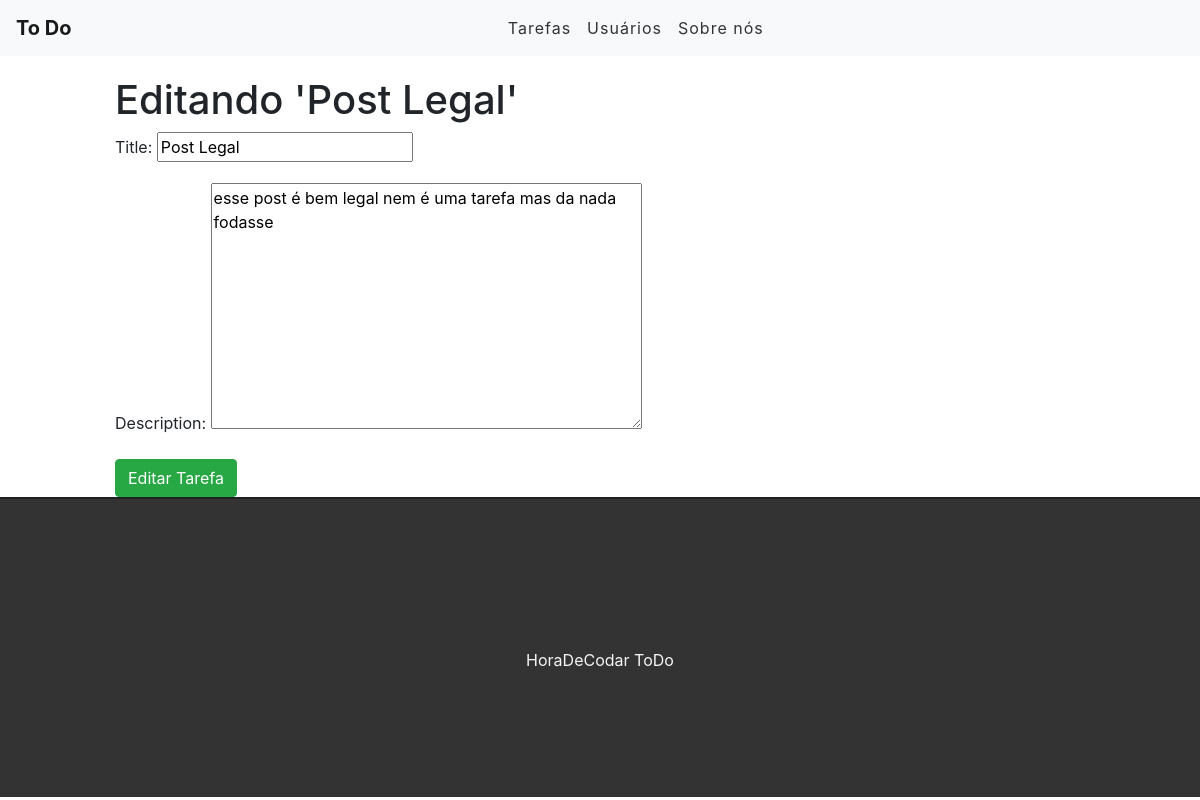
Before: /edit/4 with the older database file.
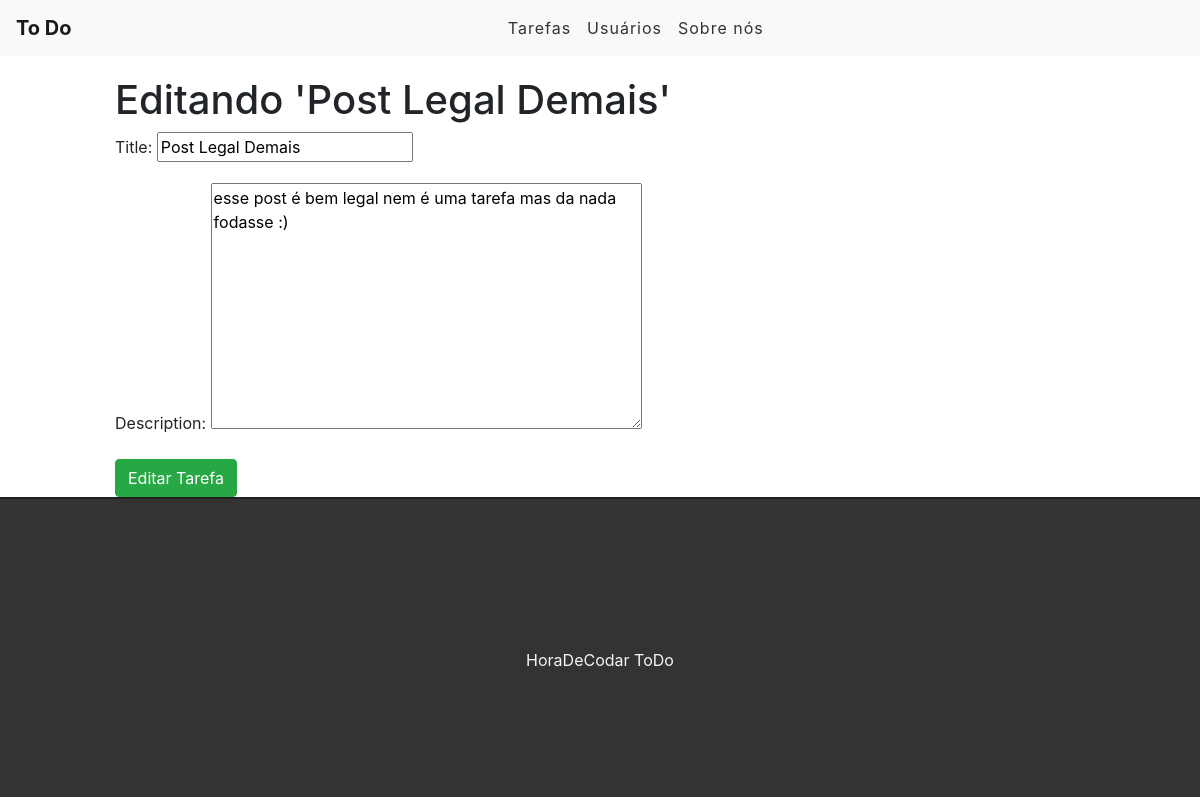
After: the same page with the newer database file.
### tasks/models.py (models this page shows, shortened)
class Task(models.Model): #comportara os campos da tabela que o django criara com o migration
    title = models.CharField(max_length=255) #Charfield = campo de caracteres(char) = leva argumento obrigatorio//#maxlenght = maximo de caracteres no title
    description = models.TextField() #TextField = campo para texto maiores = nao leva argumento obrigatorio
    done = models.CharField( #se o registro ta pronta ou nao(0 ou 1)
        max_length=5,
        choices = STATUS, #possiveis escolhas(choices) para o select
    )
    created_at = models.DateTimeField(auto_now_add=True) #data do registro // auto_now_add=True = atualiza o banco de dados sempre que um registro for feito
    updated_at = models.DateTimeField(auto_now=True) #atualiza o regisstro quando for alterado

### tasks/views.py (the view)
# urls.py: path('edit/<int:id>', views.editTask, name="edit-task"),
def editTask(request, id):
    task = get_object_or_404(Task, pk=id)
    form = TaskForm(instance=task)
    if(request.method == 'POST'):
        form = TaskForm(request.POST, instance=task)
        if(form.is_valid()):
            task.save()
            return redirect('/')
        else:
            return render(request, 'tasks/edittask.html', {'form': form, 'task': task})
    else:
        return render(request, 'tasks/edittask.html', {'form': form, 'task': task})

### tasks/forms.py
class TaskForm(forms.ModelForm):
    class Meta:
        model = Task
        fields = ('title' , 'description')

### tasks/templates/tasks/edittask.html (shortened to what this page needs)
{% extends 'base.html' %}
{% block content %}
<div class="offset-1 col-10 list-div2">
    <h1>Editando '{{task.title}}'</h1>
    <form method="POST">
        {{ form.as_p }}
            <input type="submit" class="btn btn-success" value="Editar Tarefa">
    </form>
</div>
{% endblock %}

Changed rows visible on the page:
changed Task: title "Post Legal" → "Post Legal Demais"; description "esse post é bem legal nem é uma tarefa mas da nada fodasse" → "esse post é bem legal nem é uma tarefa mas da nada fodasse :)"
